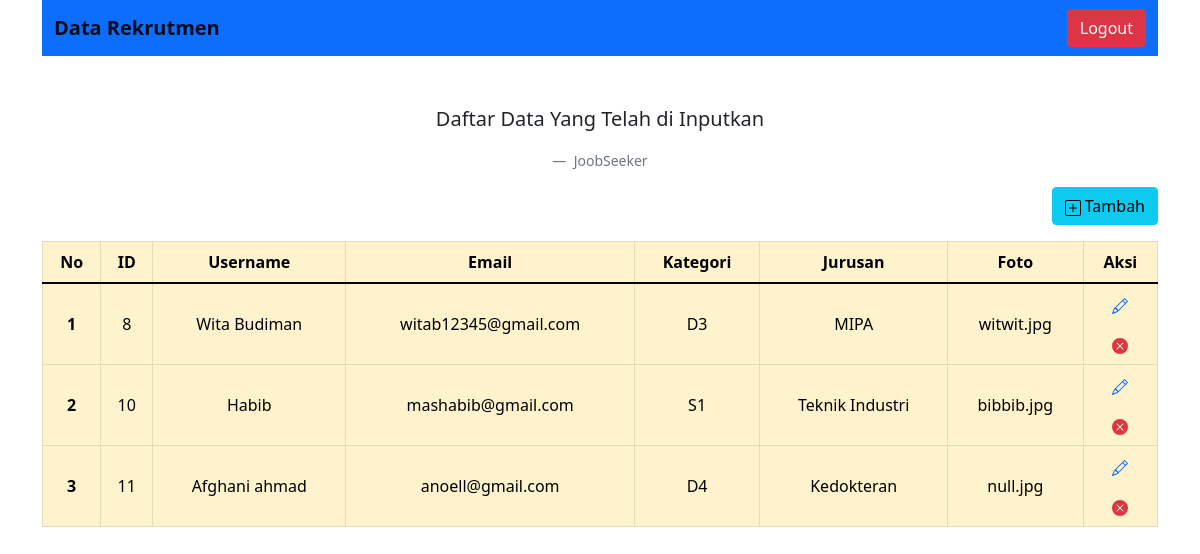
The page /crud.php (signed in) on the database its author committed.
### tables this page shows
CREATE TABLE `tb_rekrut` (
  `id` int(11) NOT NULL,
  `username` varchar(50) NOT NULL,
  `email` varchar(50) NOT NULL,
  `kategori` varchar(50) NOT NULL,
  `jurusan` varchar(50) NOT NULL,
  `foto` varchar(50) NOT NULL
);

### crud.php (the view, shortened to what this page needs)
<?php
    include "koneksi.php";
?>
<!doctype html>
<html lang="en">
  <head>
    <link href="https://cdn.jsdelivr.net/npm/bootstrap@5.1.3/dist/css/bootstrap.min.css" rel="stylesheet">
  </head>
  <body>
        <div class="container">
            <nav class="navbar navbar-light bg-primary">
                <div class="container-fluid">
                    <a class="navbar-brand"><b>Data Rekrutmen</b></a>
                    <form class="d-flex">
                        <a href="logout.php"><button class="btn btn-outline btn-danger ms-2" type="button">Logout</button></a>
                    </form>
                </div>
            </nav>
            <figure class="text-center mt-5">
                <blockquote class="blockquote">
                    <p>Daftar Data Yang Telah di Inputkan</p>
                </blockquote>
                <figcaption class="blockquote-footer mt-3">
                    JoobSeeker <cite title="Source Title"></cite>
                </figcaption>
            </figure>
            <a href="olah.php"><button type="button" class="btn btn-info mb-3" style="float: right;">
                 Tambah</button>
            </a>
            <table class="table table-hover table-warning table-bordered align-middle">
                <thead class="text-center">
                    <tr>
                    <th scope="col">No</th>
                    <th scope="col">ID</th>
                    <th scope="col">Username</th>
                    <th scope="col">Email</th>
                    <th scope="col">Kategori</th>
                    <th scope="col">Jurusan</th>
                    <th scope="col">Foto</th>
                    <th scope="col">Aksi</th>
                    </tr>
                </thead>
                <tbody class="text-center">
                    <?php
                    $query= "SELECT * FROM tb_rekrut";
                    $sql= mysqli_query($koneksi,$query);
                    $no=1;
                    while($data = mysqli_fetch_array($sql)){
                    ?>
                        <tr>
                        <th scope="row"><?php echo $no;?></th>
                        <td><?php echo $data ['id']?></td>
                        <td><?php echo $data ['username']?></td>
                        <td><?php echo $data ['email']?></td>
                        <td><?php echo $data ['kategori']?></td>
                        <td><?php echo $data ['jurusan']?></td>
                        <td><?php echo $data ['foto']?></td>
                        <td><a href="edit.php?id=<?php echo $data ['id'];?>"><div class="button btn-outline-primary mb-3">
                            </div>
                            </a>
                            <a href="hapus.php?id=<?php echo $data ['id'];?>"><div class="button btn-outline-danger">
                            </div>
                        </td>
                        </tr>
                    <?php
                        $no++;
                    } ?>
                </tbody>
            </table>
        </div>
  </body>
</html>

### rows shown on the page
tb_rekrut: id "8", username "Wita Budiman", email "witab12345@gmail.com", kategori "D3", jurusan "MIPA", foto "witwit.jpg"
tb_rekrut: id "10", username "Habib", email "mashabib@gmail.com", kategori "S1", jurusan "Teknik Industri", foto "bibbib.jpg"
tb_rekrut: id "11", username "Afghani ahmad", email "anoell@gmail.com", kategori "D4", jurusan "Kedokteran", foto "null.jpg"
